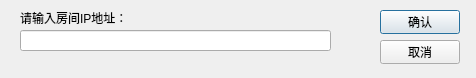
<?xml version="1.0" encoding="UTF-8"?>
<ui version="4.0">
 <class>ConnectDialog</class>
 <widget class="QDialog" name="ConnectDialog">
  <property name="geometry">
   <rect>
    <x>0</x>
    <y>0</y>
    <width>476</width>
    <height>78</height>
   </rect>
  </property>
  <property name="windowTitle">
   <string>Dialog</string>
  </property>
  <widget class="QLabel" name="label">
   <property name="geometry">
    <rect>
     <x>20</x>
     <y>10</y>
     <width>221</width>
     <height>16</height>
    </rect>
   </property>
   <property name="text">
    <string>请输入房间IP地址：</string>
   </property>
  </widget>
  <widget class="QLineEdit" name="lineEdit">
   <property name="geometry">
    <rect>
     <x>20</x>
     <y>30</y>
     <width>311</width>
     <height>21</height>
    </rect>
   </property>
  </widget>
  <widget class="QPushButton" name="confirmButton">
   <property name="geometry">
    <rect>
     <x>380</x>
     <y>10</y>
     <width>80</width>
     <height>24</height>
    </rect>
   </property>
   <property name="text">
    <string>确认</string>
   </property>
  </widget>
  <widget class="QPushButton" name="cancelButton">
   <property name="geometry">
    <rect>
     <x>380</x>
     <y>40</y>
     <width>80</width>
     <height>24</height>
    </rect>
   </property>
   <property name="text">
    <string>取消</string>
   </property>
  </widget>
 </widget>
 <resources/>
 <connections/>
</ui>
